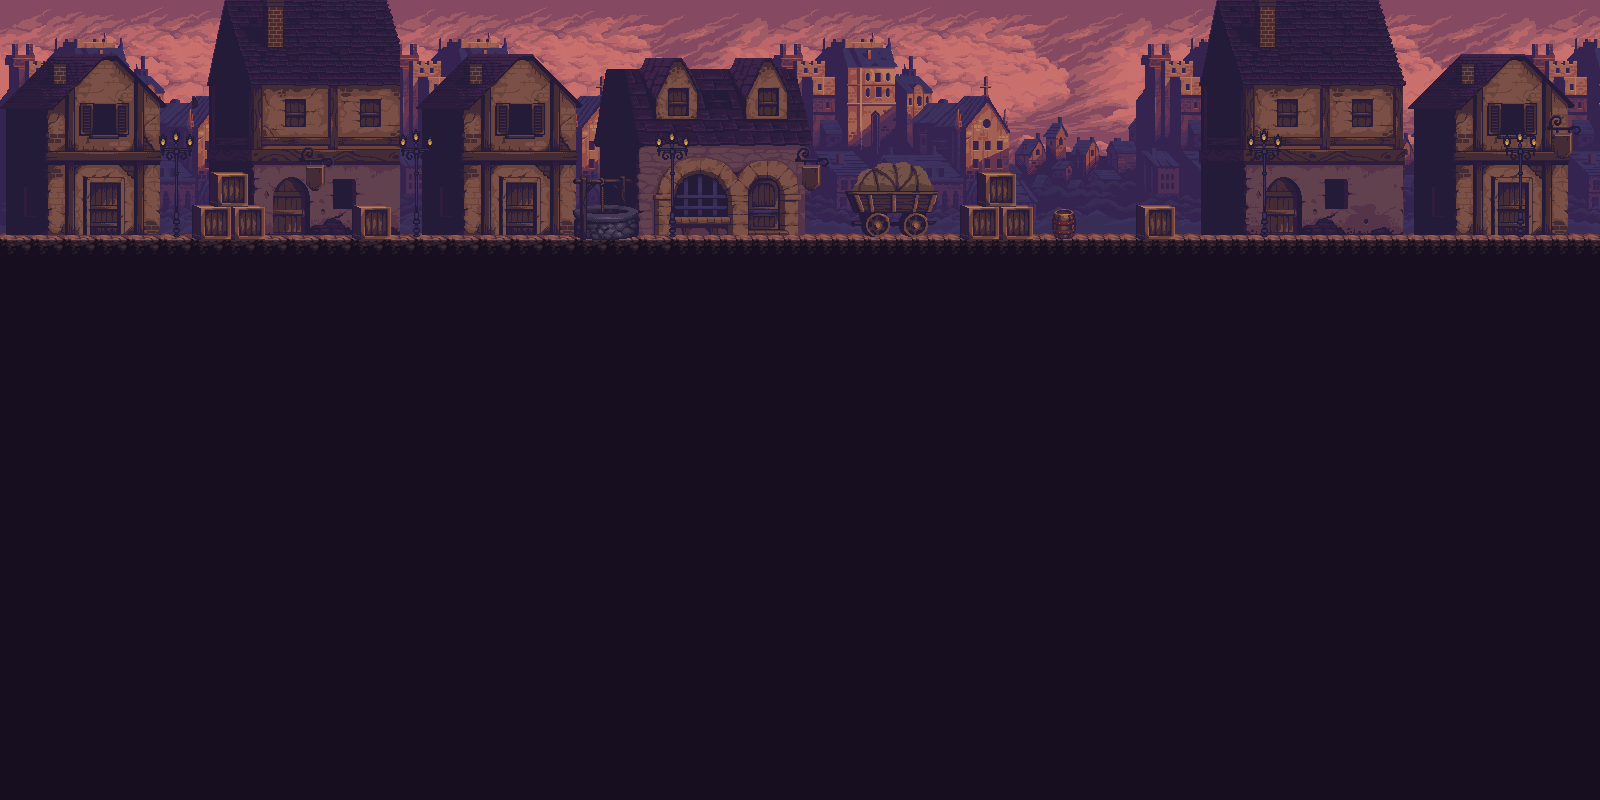

Tiled map render using the project's own tile images. Description and the map definition, with tile-layer contents summarised, below:
An orthogonal 100x50 tile map with 16x16 px tiles, 5 tile layers (Tile Layer 1, middle, ground, houses, ...), 6 tilesets and 28 objects (8x wall, 7x border_left, 7x border_right, 4x skeleton, end_level, ...).

<map version="1.2" tiledversion="2019.12.11" orientation="orthogonal" renderorder="right-down" compressionlevel="0" width="100" height="50" tilewidth="16" tileheight="16" infinite="0" nextlayerid="10" nextobjectid="72">
 <tileset firstgid="1" source="levels_images/background.tsx" />
 <tileset firstgid="433" source="levels_images/middleground.tsx" />
 <tileset firstgid="865" source="levels_images/old-dark-castle-interior-tileset.tsx" />
 <tileset firstgid="1645" source="levels_images/tileset.tsx" />
 <tileset firstgid="2089" source="levels_images/props.tsx" />
 <tileset firstgid="2353" source="levels_images/houses.tsx" />
 <layer id="1" name="Tile Layer 1" width="100" height="50">
  <data>[5000 cells, 1799 non-empty, 432 distinct tile ids]</data>
 </layer>
 <layer id="2" name="middle" width="100" height="50">
  <data>[5000 cells, 1800 non-empty, 432 distinct tile ids]</data>
 </layer>
 <layer id="3" name="ground" width="100" height="50">
  <data>[5000 cells, 4142 non-empty, 34 distinct tile ids]</data>
 </layer>
 <layer id="9" name="houses" width="100" height="50">
  <data>[5000 cells, 1072 non-empty, 601 distinct tile ids]</data>
 </layer>
 <layer id="5" name="leap" width="100" height="50">
  <data>[5000 cells, 427 non-empty, 163 distinct tile ids]</data>
 </layer>
 <objectgroup id="4" name="Object Layer 1">
  <object id="1" name="wall" x="1.59872e-14" y="233.073" width="1600.2" height="164.802" />
  <object id="4" name="wall" x="218.545" y="173.169" width="21.7321" height="0.299955" />
  <object id="35" name="wall" x="202.109" y="206.083" width="54.521" height="0.299955" />
  <object id="36" name="wall" x="362.069" y="207.002" width="18.0548" height="0.299955" />
  <object id="37" name="wall" x="967.187" y="206.166" width="59.2318" height="0.299955" />
  <object id="69" name="wall" x="587.637" y="207.451" width="38.9125" height="0.96769" />
 </objectgroup>
 <objectgroup id="6" name="border">
  <object id="5" name="border_left" x="0.687144" y="-2.74857" width="4.12286" height="235.785" />
  <object id="6" name="border_right" x="1592.44" y="0.101612" width="7.33941" height="233.319" />
  <object id="38" name="wall" x="987.784" y="173.121" width="17.1438" height="0.299955" />
  <object id="39" name="wall" x="1148.03" y="206.099" width="17.1438" height="0.299955" />
  <object id="40" name="border_left" x="246.048" y="179.265" width="0.640344" height="22.2212" />
  <object id="41" name="border_left" x="263.26" y="211.298" width="0.640344" height="22.2212" />
  <object id="42" name="border_right" x="211.299" y="178.023" width="0.640344" height="22.2212" />
  <object id="43" name="border_right" x="193.541" y="211.436" width="0.640344" height="22.2212" />
  <object id="48" name="border_left" x="1014.2" y="179.907" width="0.640344" height="22.2212" />
  <object id="49" name="border_left" x="1031.41" y="211.94" width="0.640344" height="22.2212" />
  <object id="50" name="border_right" x="979.45" y="178.665" width="0.640344" height="22.2212" />
  <object id="51" name="border_right" x="961.692" y="212.078" width="0.640344" height="22.2212" />
  <object id="52" name="border_left" x="387.994" y="212.444" width="0.640344" height="22.2212" />
  <object id="54" name="border_right" x="354.246" y="211.702" width="0.640344" height="22.2212" />
  <object id="56" name="border_left" x="1173.44" y="212.935" width="0.640344" height="22.2212" />
  <object id="57" name="border_right" x="1139.7" y="212.193" width="0.640344" height="22.2212" />
  <object id="58" name="end_level" x="1569.8" y="161.175" width="29.4812" height="71.731" />
 </objectgroup>
 <objectgroup id="7" name="player">
  <object id="8" name="player" x="39.6096" y="182.414" />
  <object id="62" name="skeleton" x="885.18" y="147.553" width="21.8594" height="21.4133" />
  <object id="64" name="skeleton" x="1095.48" y="159.443" width="21.8594" height="21.4133" />
  <object id="66" name="skeleton" x="1285.61" y="148.248" width="21.8594" height="21.4133" />
  <object id="67" name="skeleton" x="596.833" y="157.807" width="21.8594" height="21.4133" />
 </objectgroup>
</map>
